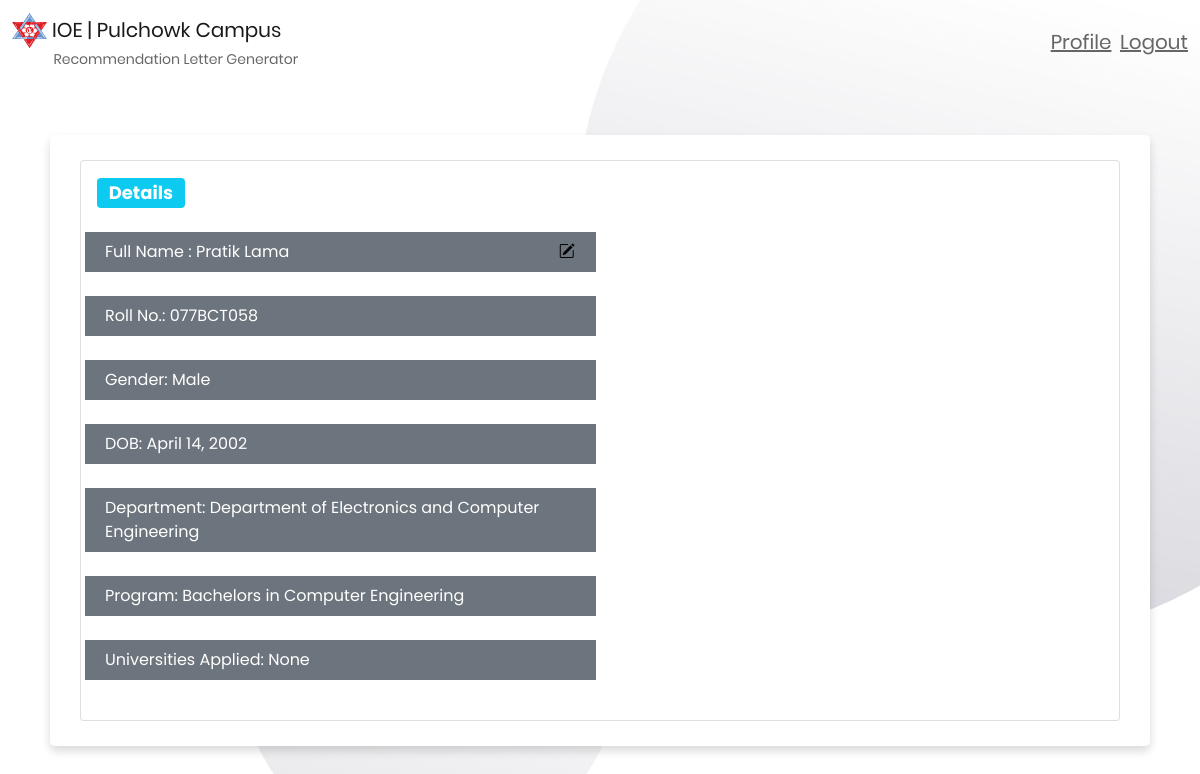
/studentDetailTeacher/077BCT058/, run on the app's committed database.
### home/models.py (models this page shows, shortened)
class StudentLoginInfo(models.Model):
    username = models.CharField(max_length=120,null=True,blank=False)
    roll_number = models.CharField(primary_key=True,max_length=9)
    department = models.ForeignKey(Department,on_delete=CASCADE)
    program = models.ForeignKey(Program,on_delete=CASCADE)
    password = models.CharField(max_length=100, null=True,blank=False)
    dob = models.DateField()
    gender = models.CharField(max_length=10 , default="null",null=True,blank=True)
    class Meta:
        db_table = 'StudentLoginInfo'

class Department(models.Model):
    dept_name = models.CharField(max_length=100,blank=True, unique=True)
    def __str__(self):
        return str(self.dept_name)
    class Meta:
        db_table = 'department'

class Program(models.Model):
    program_name = models.CharField(max_length=100,blank=True, unique=True)
    department = models.ForeignKey(Department, on_delete=CASCADE)
    def __str__(self):
        return str(self.program_name)
    class Meta:
        db_table = 'program'

### home/views.py (the view)
# urls.py: path('studentDetailTeacher/<str:roll>/', views.studentDetailTeacher, name='studentDetailTeacher'),
def studentDetailTeacher(request, roll):
    student = roll
    if StudentLoginInfo.objects.filter(roll_number = roll).exists():
        student = StudentLoginInfo.objects.get(roll_number = student)
        alt = StudentData.objects.get(std__roll_number=student.roll_number)
        print("universtities: ", alt.universities)
        return render(
            request,
            "studentDetailTeacher.html",
            {"username": student.username,'roll':student.roll_number, 'department': student.department,'program': student.program,'gender': student.gender,
            'dob': student.dob, 'universities': alt.universities},
        )
    else:
        return render(
            request,
            "studentDetailTeacher.html")

### templates/studentDetailTeacher.html (shortened to what this page needs)
{% extends 'studentBase.html' %}
{% block body %}
  <div class="container" style="margin-top:50px; max-width: 1100px; max-height: 1000px;">
    <div class="card mb-6" style="max-width: 1100px; max-height: 700px;">
      <div class="row g-0">
        <div class="col-md-6">
          <div class="card-body">
            <h4><span class="badge bg-info">Details</span></h4>
            <br>
            <div class="row e-block p-2 bg-secondary text-white"><div class="col-sm-11"><span>Full Name : {{username}}</div><div class="col-sm-1 "><button type="button" class="mx-auto" data-bs-toggle="modal" data-bs-target="#Username"> <i class="bi bi-pencil-square" > </i></button></div></span> </div><br>
            <div class="row e-block p-2 bg-secondary text-white"><div class="col-sm-12"><span>Roll No.: {{roll}}</div></span> </div><br>
            <div class="row e-block p-2 bg-secondary text-white"><div class="col-sm-12"><span>Gender: {{gender}}</div></span> </div><br>
            <div class="row e-block p-2 bg-secondary text-white"><div class="col-sm-12"><span>DOB: {{dob}}</div></span> </div><br>
            <div class="row e-block p-2 bg-secondary text-white"><div class="col-sm-12"><span>Department: {{department}}</div></span> </div><br>
            <div class="row e-block p-2 bg-secondary text-white"><div class="col-sm-12"><span>Program: {{program}}</div></span> </div><br>
            <div class="row e-block p-2 bg-secondary text-white"><div class="col-sm-12"><span>Universities Applied: {{universities}}</div></span> </div><br>
          </div>
        </div>
      </div>
    </div>
  </div>
{% endblock body %}

### static/css/main.css (style rules this page uses)
* { margin: 0px; padding: 0px; box-sizing: border-box; }
body, html { height: 100%; font-family: Poppins-Regular, sans-serif; }
h1,h2,h3,h4,h5,h6 { margin: 0px; }
button { outline: none !important; border: none; background: transparent; }

### static/css/style.css (style rules this page uses)
* { margin: 0px; padding: 0px; box-sizing: border-box; }
body { font-family: 'Poppins', sans-serif; }
button { font-family: 'Poppins', sans-serif; }
.container { max-width: 700px; width: 100%; background-color: #fff; padding: 25px 30px; border-radius: 5px; box-shadow: 0 5px 10px rgba(0, 0, 0, 0.15); justify-content: center; align-items: center; margin: auto; }

### data on the page
StudentLoginInfo: username "Pratik Lama", roll_number "077BCT058", gender "Male", dob "April 14, 2002"
Department: dept_name "Department of Electronics and Computer Engineering"
Program: program_name "Bachelors in Computer Engineering"

### other printed values
{{ universities }} "None"
